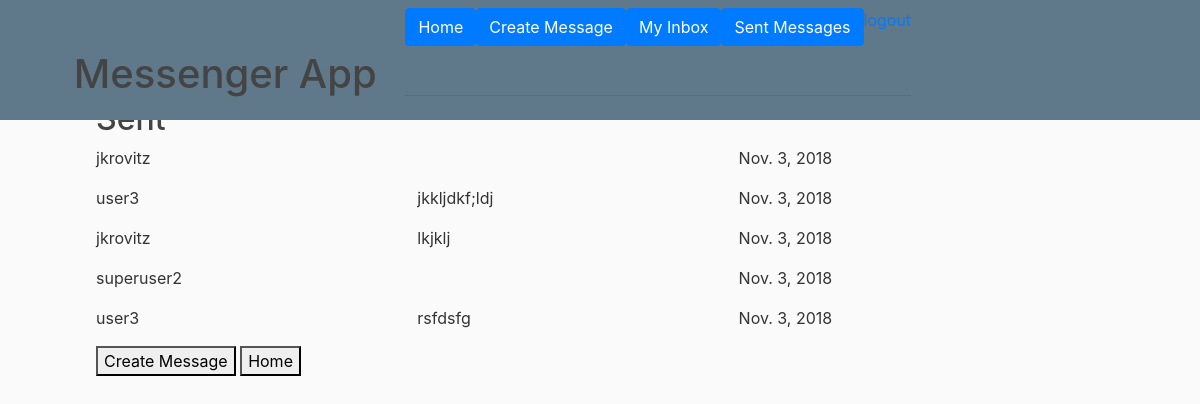
/sent (signed in), run on the app's committed database.
### messenger/models.py (models this page shows)
class Message(models.Model):
    text = models.TextField()
    sent = models.BooleanField()
    date = models.DateField(auto_now_add=True)
    sender = models.ForeignKey(User, related_name='sent', on_delete=models.CASCADE)
    receiver = models.ForeignKey(User, related_name='received', on_delete=models.CASCADE)

### messenger/views.py (the view)
# urls.py: re_path(r'sent', views.sent, name='sent'),
@login_required
def sent(request):
    filteredMessageObjects = Message.objects.filter(sender=request.user, sent=True)
    return render(request, 'messenger/sent.html', {'filteredMessageObjects': filteredMessageObjects})

### messenger/templates/messenger/sent.html
{% extends 'messenger/base.html' %}
{% block content %}
  <h2>Sent</h2>
    {% for message in filteredMessageObjects %}
        <p class="inlineText">{{message.receiver}}</p>
        <p class="inlineText">{{ message.text }}</p>
        <p class="inlineText">{{message.date}}</p>
    {% endfor %}
    <a class="action" href="/message_create"><button class="message_create">Create Message</button></a>
    <a class="action" href="/"><button class="home">Home</button></a>
{% endblock %}

### messenger/static/messenger/style.css (style rules this page uses)
body { background: #fafafa; color: #333333; margin: .5in .5in .5in .5in; }
h1, h2, h3, h4, h5, h6 { color: #444444; }
.inlineText { display: inline-block; width: 30%; }

### data on the page
Message: receiver "jkrovitz", date "Nov. 3, 2018"
Message: receiver "user3", text "jkkljdkf;ldj", date "Nov. 3, 2018"
Message: receiver "jkrovitz", text "lkjklj", date "Nov. 3, 2018"
Message: receiver "superuser2", date "Nov. 3, 2018"
Message: receiver "user3", text "rsfdsfg", date "Nov. 3, 2018"
